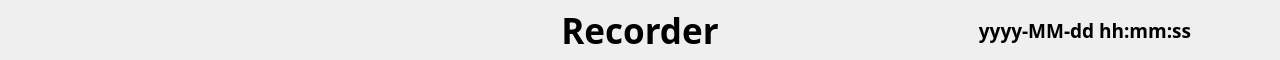
  <widget class="QWidget" name="Header" native="true">
   <property name="geometry">
    <rect>
     <x>0</x>
     <y>0</y>
     <width>1280</width>
     <height>60</height>
    </rect>
   </property>
   <widget class="QLabel" name="logo">
    <property name="geometry">
     <rect>
      <x>0</x>
      <y>15</y>
      <width>155</width>
      <height>33</height>
     </rect>
    </property>
    <property name="font">
     <font>
      <pointsize>24</pointsize>
      <weight>75</weight>
      <bold>true</bold>
     </font>
    </property>
    <property name="text">
     <string/>
    </property>
    <property name="alignment">
     <set>Qt::AlignCenter</set>
    </property>
   </widget>
   <widget class="QLabel" name="current_time">
    <property name="geometry">
     <rect>
      <x>930</x>
      <y>0</y>
      <width>310</width>
      <height>60</height>
     </rect>
    </property>
    <property name="font">
     <font>
      <family>思源黑体</family>
      <pointsize>14</pointsize>
      <weight>75</weight>
      <bold>true</bold>
     </font>
    </property>
    <property name="text">
     <string>yyyy-MM-dd hh:mm:ss</string>
    </property>
    <property name="alignment">
     <set>Qt::AlignCenter</set>
    </property>
   </widget>
   <widget class="QLabel" name="title">
    <property name="geometry">
     <rect>
      <x>550</x>
      <y>0</y>
      <width>180</width>
      <height>60</height>
     </rect>
    </property>
    <property name="font">
     <font>
      <family>思源黑体</family>
      <pointsize>26</pointsize>
      <weight>75</weight>
      <bold>true</bold>
     </font>
    </property>
    <property name="text">
     <string>Recorder</string>
    </property>
    <property name="textFormat">
     <enum>Qt::PlainText</enum>
    </property>
    <property name="alignment">
     <set>Qt::AlignCenter</set>
    </property>
   </widget>
  </widget>
